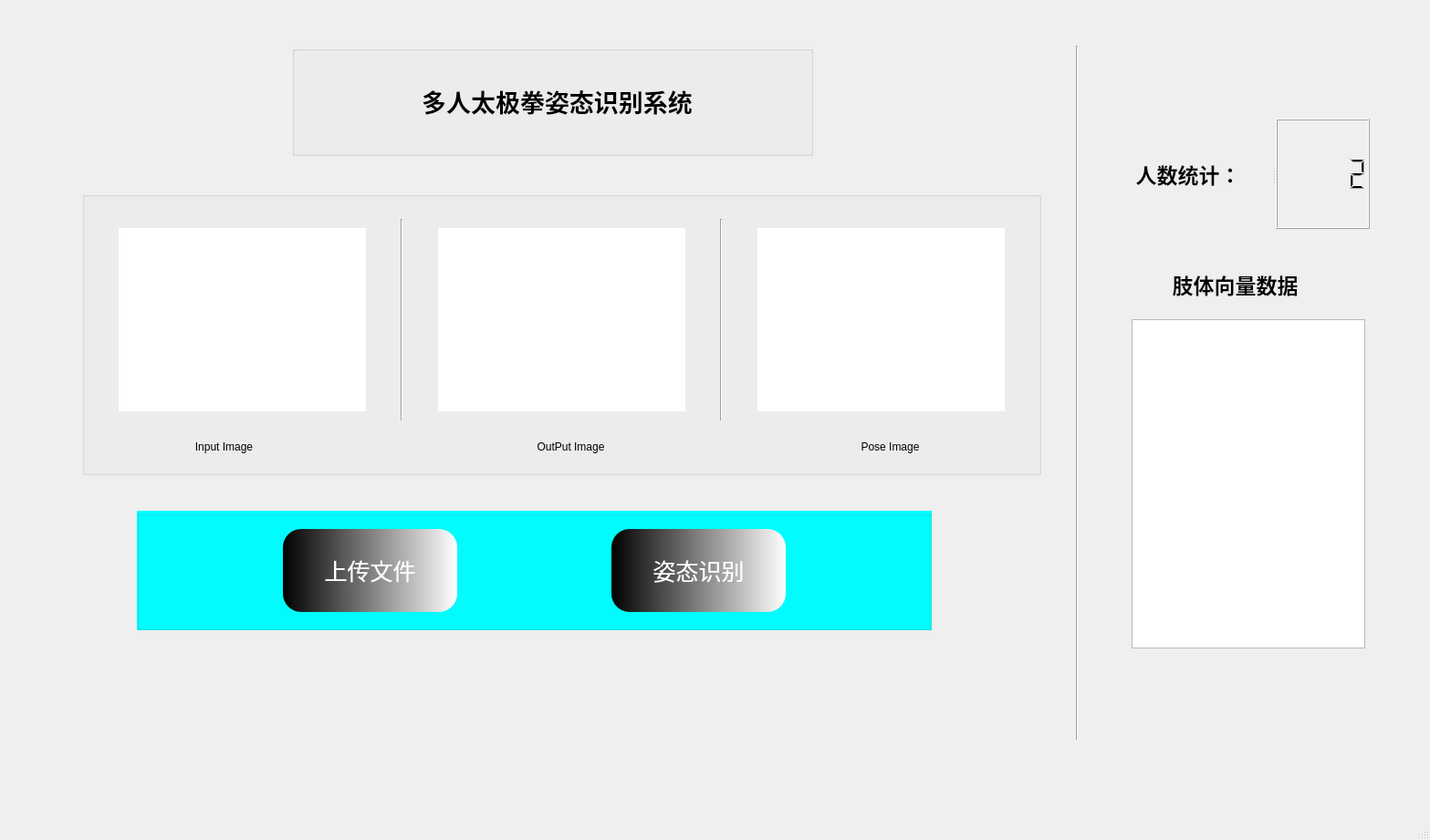
<?xml version="1.0" encoding="UTF-8"?>
<ui version="4.0">
 <class>MainWindow</class>
 <widget class="QMainWindow" name="MainWindow">
  <property name="geometry">
   <rect>
    <x>0</x>
    <y>0</y>
    <width>1567</width>
    <height>921</height>
   </rect>
  </property>
  <property name="windowTitle">
   <string>MainWindow</string>
  </property>
  <widget class="QWidget" name="centralwidget">
   <widget class="QGroupBox" name="groupBox">
    <property name="geometry">
     <rect>
      <x>90</x>
      <y>210</y>
      <width>1051</width>
      <height>311</height>
     </rect>
    </property>
    <property name="styleSheet">
     <string notr="true"/>
    </property>
    <property name="title">
     <string/>
    </property>
    <widget class="Line" name="line">
     <property name="geometry">
      <rect>
       <x>340</x>
       <y>30</y>
       <width>20</width>
       <height>221</height>
      </rect>
     </property>
     <property name="orientation">
      <enum>Qt::Vertical</enum>
     </property>
    </widget>
    <widget class="Line" name="line_2">
     <property name="geometry">
      <rect>
       <x>690</x>
       <y>30</y>
       <width>20</width>
       <height>221</height>
      </rect>
     </property>
     <property name="orientation">
      <enum>Qt::Vertical</enum>
     </property>
    </widget>
    <widget class="QLabel" name="label_2">
     <property name="geometry">
      <rect>
       <x>110</x>
       <y>270</y>
       <width>91</width>
       <height>20</height>
      </rect>
     </property>
     <property name="text">
      <string>Input Image</string>
     </property>
     <property name="alignment">
      <set>Qt::AlignCenter</set>
     </property>
    </widget>
    <widget class="QLabel" name="label_5">
     <property name="geometry">
      <rect>
       <x>490</x>
       <y>270</y>
       <width>91</width>
       <height>20</height>
      </rect>
     </property>
     <property name="text">
      <string>OutPut Image</string>
     </property>
     <property name="alignment">
      <set>Qt::AlignCenter</set>
     </property>
    </widget>
    <widget class="QLabel" name="label_6">
     <property name="geometry">
      <rect>
       <x>840</x>
       <y>270</y>
       <width>91</width>
       <height>20</height>
      </rect>
     </property>
     <property name="text">
      <string>Pose Image</string>
     </property>
     <property name="alignment">
      <set>Qt::AlignCenter</set>
     </property>
    </widget>
    <widget class="QLabel" name="label_7">
     <property name="geometry">
      <rect>
       <x>40</x>
       <y>40</y>
       <width>271</width>
       <height>201</height>
      </rect>
     </property>
     <property name="styleSheet">
      <string notr="true">background-color:rgb(255, 255, 255)</string>
     </property>
     <property name="text">
      <string/>
     </property>
    </widget>
    <widget class="QLabel" name="label_8">
     <property name="geometry">
      <rect>
       <x>390</x>
       <y>40</y>
       <width>271</width>
       <height>201</height>
      </rect>
     </property>
     <property name="styleSheet">
      <string notr="true">background-color:rgb(255, 255, 255)</string>
     </property>
     <property name="text">
      <string/>
     </property>
    </widget>
    <widget class="QLabel" name="label_9">
     <property name="geometry">
      <rect>
       <x>740</x>
       <y>40</y>
       <width>271</width>
       <height>201</height>
      </rect>
     </property>
     <property name="styleSheet">
      <string notr="true">background-color:rgb(255, 255, 255)</string>
     </property>
     <property name="text">
      <string/>
     </property>
    </widget>
   </widget>
   <widget class="QGroupBox" name="groupBox_2">
    <property name="geometry">
     <rect>
      <x>320</x>
      <y>50</y>
      <width>571</width>
      <height>121</height>
     </rect>
    </property>
    <property name="font">
     <font>
      <pointsize>20</pointsize>
     </font>
    </property>
    <property name="title">
     <string/>
    </property>
    <widget class="QLabel" name="label_4">
     <property name="geometry">
      <rect>
       <x>100</x>
       <y>30</y>
       <width>381</width>
       <height>61</height>
      </rect>
     </property>
     <property name="font">
      <font>
       <pointsize>20</pointsize>
       <weight>75</weight>
       <bold>true</bold>
      </font>
     </property>
     <property name="text">
      <string>多人太极拳姿态识别系统</string>
     </property>
     <property name="textFormat">
      <enum>Qt::PlainText</enum>
     </property>
     <property name="scaledContents">
      <bool>false</bool>
     </property>
     <property name="alignment">
      <set>Qt::AlignCenter</set>
     </property>
    </widget>
   </widget>
   <widget class="Line" name="line_3">
    <property name="geometry">
     <rect>
      <x>1170</x>
      <y>50</y>
      <width>20</width>
      <height>761</height>
     </rect>
    </property>
    <property name="orientation">
     <enum>Qt::Vertical</enum>
    </property>
   </widget>
   <widget class="QListView" name="listView">
    <property name="geometry">
     <rect>
      <x>1240</x>
      <y>350</y>
      <width>256</width>
      <height>361</height>
     </rect>
    </property>
   </widget>
   <widget class="QLabel" name="label_3">
    <property name="geometry">
     <rect>
      <x>1233</x>
      <y>291</y>
      <width>241</width>
      <height>41</height>
     </rect>
    </property>
    <property name="font">
     <font>
      <pointsize>17</pointsize>
      <weight>75</weight>
      <bold>true</bold>
     </font>
    </property>
    <property name="text">
     <string>肢体向量数据</string>
    </property>
    <property name="alignment">
     <set>Qt::AlignCenter</set>
    </property>
   </widget>
   <widget class="QGroupBox" name="groupBox_3">
    <property name="geometry">
     <rect>
      <x>150</x>
      <y>560</y>
      <width>871</width>
      <height>131</height>
     </rect>
    </property>
    <property name="styleSheet">
     <string notr="true">background:rgb(85, 170, 0)rgb(0, 255, 255)</string>
    </property>
    <property name="title">
     <string/>
    </property>
    <widget class="QPushButton" name="pushButton">
     <property name="geometry">
      <rect>
       <x>160</x>
       <y>20</y>
       <width>191</width>
       <height>91</height>
      </rect>
     </property>
     <property name="font">
      <font>
       <pointsize>-1</pointsize>
      </font>
     </property>
     <property name="styleSheet">
      <string notr="true">border-radius:20px;
color:white;
font-size:25px;
background:qlineargradient(spread:pad, x1:0, y1:0, x2:1, y2:0, stop:0 rgba(0, 0, 0, 255), stop:1 rgba(255, 255, 255, 255))
</string>
     </property>
     <property name="text">
      <string>上传文件</string>
     </property>
    </widget>
    <widget class="QPushButton" name="pushButton_2">
     <property name="geometry">
      <rect>
       <x>520</x>
       <y>20</y>
       <width>191</width>
       <height>91</height>
      </rect>
     </property>
     <property name="font">
      <font>
       <pointsize>-1</pointsize>
      </font>
     </property>
     <property name="styleSheet">
      <string notr="true">border-radius:20px;
color:white;
font-size:25px;
background:qlineargradient(spread:pad, x1:0, y1:0, x2:1, y2:0, stop:0 rgba(0, 0, 0, 255), stop:1 rgba(255, 255, 255, 255))
</string>
     </property>
     <property name="text">
      <string>姿态识别</string>
     </property>
    </widget>
   </widget>
   <widget class="QSplitter" name="splitter">
    <property name="geometry">
     <rect>
      <x>1210</x>
      <y>130</y>
      <width>291</width>
      <height>121</height>
     </rect>
    </property>
    <property name="orientation">
     <enum>Qt::Horizontal</enum>
    </property>
    <widget class="QLabel" name="label">
     <property name="font">
      <font>
       <pointsize>17</pointsize>
       <weight>75</weight>
       <italic>false</italic>
       <bold>true</bold>
      </font>
     </property>
     <property name="text">
      <string>人数统计：</string>
     </property>
     <property name="alignment">
      <set>Qt::AlignCenter</set>
     </property>
    </widget>
    <widget class="QLCDNumber" name="lcdNumber">
     <property name="layoutDirection">
      <enum>Qt::LeftToRight</enum>
     </property>
     <property name="intValue" stdset="0">
      <number>2</number>
     </property>
    </widget>
   </widget>
  </widget>
  <widget class="QMenuBar" name="menubar">
   <property name="geometry">
    <rect>
     <x>0</x>
     <y>0</y>
     <width>1567</width>
     <height>22</height>
    </rect>
   </property>
  </widget>
  <widget class="QStatusBar" name="statusbar"/>
 </widget>
 <resources/>
 <connections/>
</ui>
